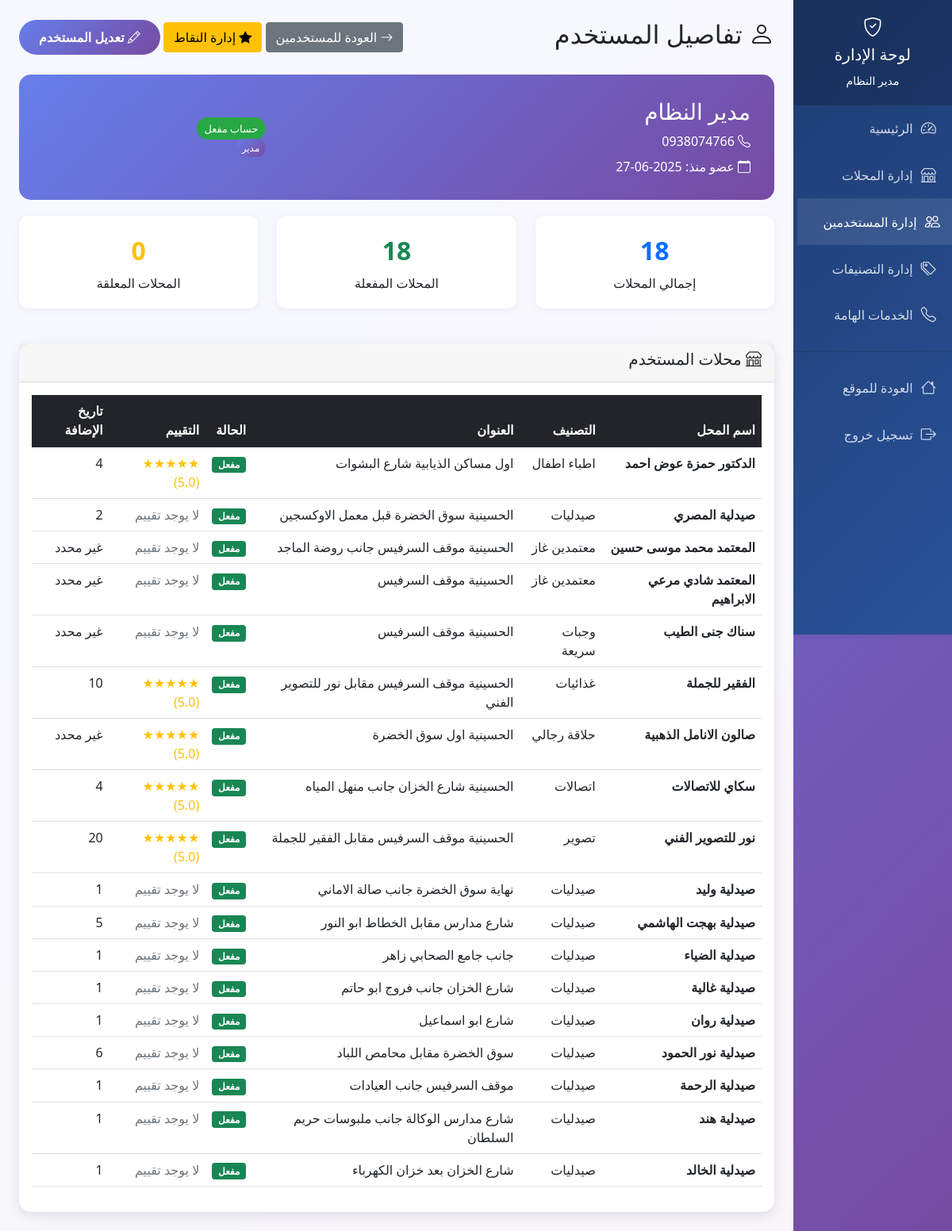
The app's page /admin/user-details/1 (signed in), older data.
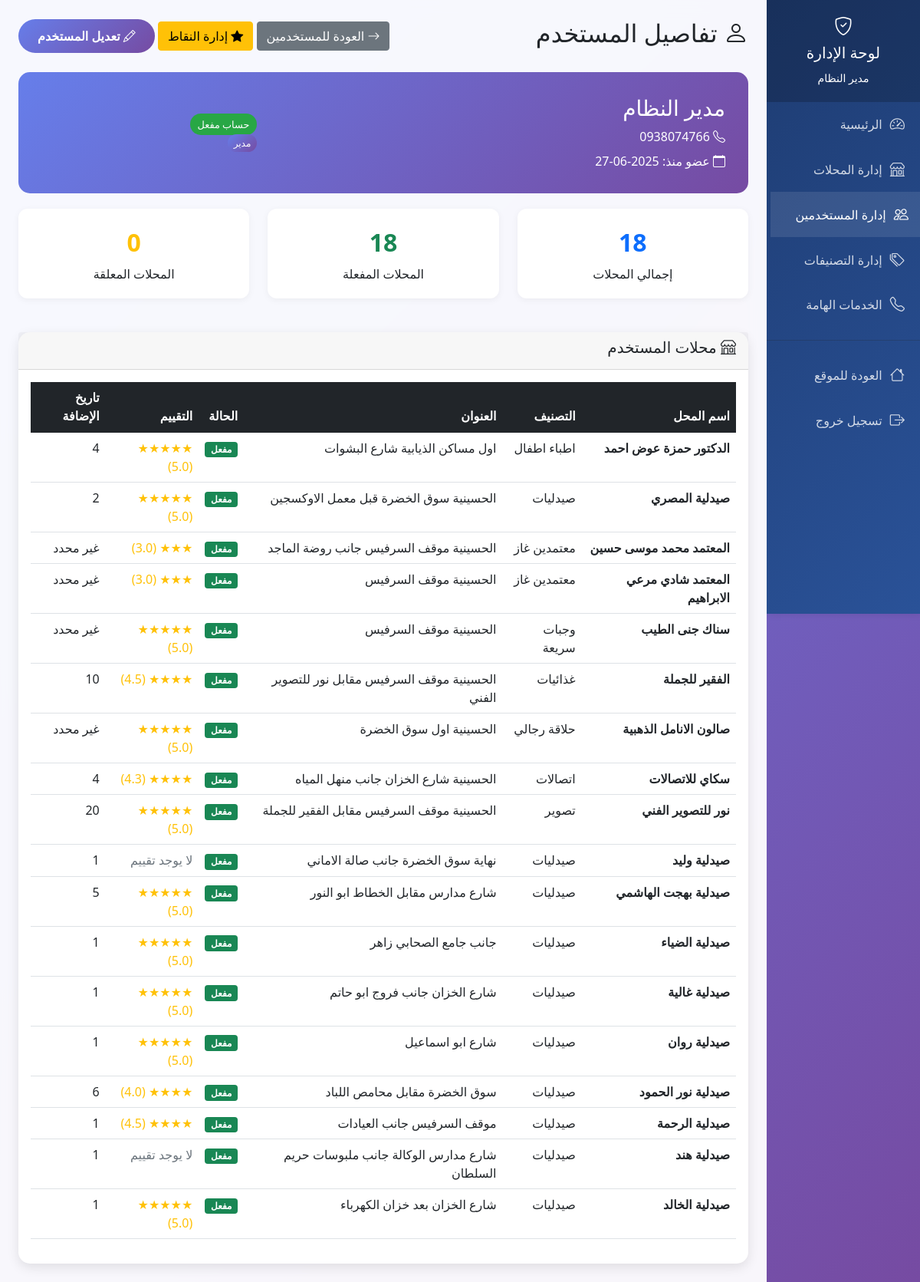
The same page, newer data.
### tables this page shows
CREATE TABLE stores (
            id INTEGER PRIMARY KEY AUTOINCREMENT,
            name TEXT NOT NULL,
            category_id INTEGER,
            address TEXT NOT NULL,
            phone TEXT,
            description TEXT,
            image_url TEXT,
            user_id INTEGER,
            is_approved BOOLEAN DEFAULT 0,
            visits_count INTEGER DEFAULT 0,
            rating_avg REAL DEFAULT 0,
            created_at TIMESTAMP DEFAULT CURRENT_TIMESTAMP, search_count INTEGER DEFAULT 0,
            FOREIGN KEY (category_id) REFERENCES categories (id),
            FOREIGN KEY (user_id) REFERENCES users (id)
        );

CREATE TABLE categories (
            id INTEGER PRIMARY KEY AUTOINCREMENT,
            name TEXT NOT NULL,
            description TEXT
        );

### app.py (the view)
@app.route('/admin/user-details/<int:user_id>')
def admin_user_details(user_id):
    if 'user_id' not in session or not session.get('is_admin'):
        flash('ليس لديك صلاحية للوصول لهذه الصفحة', 'error')
        return redirect(url_for('index'))
    conn = sqlite3.connect('hussainiya_stores.db')
    cursor = conn.cursor()
    cursor.execute('SELECT * FROM users WHERE id = ?', (user_id,))
    user = cursor.fetchone()
    if not user:
        flash('المستخدم غير موجود', 'error')
        conn.close()
        return redirect(url_for('admin_users'))
    cursor.execute('''
        SELECT s.*, c.name as category_name
        FROM stores s
        LEFT JOIN categories c ON s.category_id = c.id
        WHERE s.user_id = ?
        ORDER BY s.created_at DESC
    ''', (user_id,))
    user_stores = cursor.fetchall()
    cursor.execute('SELECT COUNT(*) FROM stores WHERE user_id = ? AND is_approved = 1', (user_id,))
    approved_stores_count = cursor.fetchone()[0]
    cursor.execute('SELECT COUNT(*) FROM stores WHERE user_id = ? AND is_approved = 0', (user_id,))
    pending_stores_count = cursor.fetchone()[0]
    conn.close()
    return render_template('admin_user_details.html',
                         user=user,
                         user_stores=user_stores,
                         approved_stores_count=approved_stores_count,
                         pending_stores_count=pending_stores_count)

### app.py (called while the page is built, shortened)
@app.before_request
def check_maintenance_mode():
    if request.endpoint and (request.endpoint.startswith('admin_') or
                           request.endpoint == 'login' or
                           request.endpoint == 'logout' or
                           request.endpoint == 'register' or
                           request.endpoint == 'welcome' or
                           request.endpoint == 'save_settings'):
        return

### templates/admin_user_details.html (shortened to what the changed rows need)
<!DOCTYPE html>
<html lang="ar" dir="rtl">
<head>
    <link href="https://cdn.jsdelivr.net/npm/bootstrap@5.1.3/dist/css/bootstrap.min.css" rel="stylesheet">
    <link href="https://cdn.jsdelivr.net/npm/bootstrap-icons@1.7.2/font/bootstrap-icons.css" rel="stylesheet">
</head>
<body>
    <div class="row g-0">
        <div class="col-md-10">
            <div class="admin-content p-4">
                <div class="d-flex justify-content-between align-items-center mb-4">
                    <h2><i class="bi bi-person"></i> تفاصيل المستخدم</h2>
                </div>
                <div class="card">
                    <div class="card-body">
                        {% if user_stores %}
                        <div class="table-responsive">
                            <table class="table table-hover">
                                <thead class="table-dark">
                                    <tr>
                                        <th>اسم المحل</th>
                                        <th>التصنيف</th>
                                        <th>العنوان</th>
                                        <th>الحالة</th>
                                        <th>التقييم</th>
                                        <th>تاريخ الإضافة</th>
                                    </tr>
                                </thead>
                                <tbody>
                                    {% for store in user_stores %}
                                    <tr>
                                        <td><strong>{{ store[1] }}</strong></td>
                                        <td>{{ store[13] or 'غير محدد' }}</td>
                                        <td>{{ store[3] }}</td>
                                        <td>
                                            {% if store[8] %}
                                                <span class="badge bg-success">مفعل</span>
                                            {% else %}
                                                <span class="badge bg-warning">معلق</span>
                                            {% endif %}
                                        </td>
                                        <td>
                                            {% if store[10] %}
                                                <span class="text-warning">
                                                    {% for i in range(store[10]|int) %}★{% endfor %}
                                                    ({{ "%.1f"|format(store[10]) }})
                                                </span>
                                            {% else %}
                                                <span class="text-muted">لا يوجد تقييم</span>
                                            {% endif %}
                                        </td>
                                        <td>
                                            {% if store[12] %}
                                                {% if store[12]|string|length > 10 %}
                                                    {{ store[12]|string|slice(10) }}
                                                {% else %}
                                                    {{ store[12] }}
                                                {% endif %}
                                            {% else %}
                                                غير محدد
                                            {% endif %}
                                        </td>
                                    </tr>
                                    {% endfor %}
                                </tbody>
                            </table>
                        </div>
                        {% else %}
                        <div class="text-center py-4">
                            <i class="bi bi-shop" style="font-size: 3rem; color: #ccc;"></i>
                            <h5 class="mt-3 text-muted">لم يضف هذا المستخدم أي محلات بعد</h5>
                        </div>
                        {% endif %}
                    </div>
                </div>
            </div>
        </div>
    </div>
</body>
</html>

Row changes from the older to the newer data that the page shows:
changed stores "صيدلية المصري": rating_avg (not shown) → "5.0"; rating_avg "لا يوجد تقييم" → "( )"
changed stores "المعتمد محمد موسى حسين": rating_avg (not shown) → "3.0"; rating_avg "لا يوجد تقييم" → "( )"
changed stores "المعتمد شادي مرعي الابراهيم": rating_avg (not shown) → "3.0"; rating_avg "لا يوجد تقييم" → "( )"
changed stores "سناك جنى الطيب": rating_avg (not shown) → "5.0"; rating_avg "لا يوجد تقييم" → "( )"
changed stores "الفقير للجملة": rating_avg "5.0" → "4.5"
changed stores "سكاي للاتصالات": rating_avg "5.0" → "4.3"
changed stores "صيدلية بهجت الهاشمي": rating_avg (not shown) → "5.0"; rating_avg "لا يوجد تقييم" → "( )"
changed stores "صيدلية الضياء": rating_avg (not shown) → "5.0"; rating_avg "لا يوجد تقييم" → "( )"
changed stores "صيدلية غالية": rating_avg (not shown) → "5.0"; rating_avg "لا يوجد تقييم" → "( )"
changed stores "صيدلية روان": rating_avg (not shown) → "5.0"; rating_avg "لا يوجد تقييم" → "( )"
changed stores "صيدلية نور الحمود": rating_avg (not shown) → "4.0"; rating_avg "لا يوجد تقييم" → "( )"
changed stores "صيدلية الرحمة": rating_avg (not shown) → "4.5"; rating_avg "لا يوجد تقييم" → "( )"
changed stores "صيدلية الخالد": rating_avg (not shown) → "5.0"; rating_avg "لا يوجد تقييم" → "( )"
